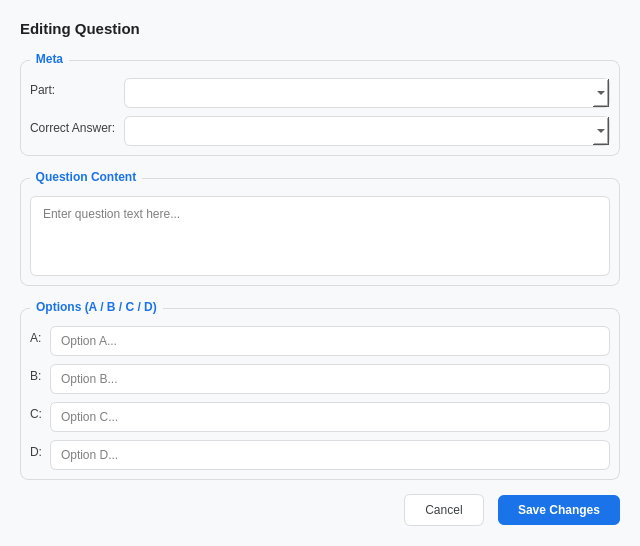
<?xml version="1.0" encoding="UTF-8"?>
<ui version="4.0">
 <class>EditQuestionDialog</class>
 <widget class="QDialog" name="EditQuestionDialog">
  <property name="geometry">
   <rect>
    <x>0</x>
    <y>0</y>
    <width>640</width>
    <height>520</height>
   </rect>
  </property>
  <property name="windowTitle">
   <string>Edit Question</string>
  </property>
  <property name="styleSheet">
   <string notr="true">QDialog { background-color: #f8f9fa; }
QLabel { font-size: 12px; color: #3c4043; }
QLineEdit, QTextEdit, QComboBox {
    border: 1px solid #dadce0;
    border-radius: 6px;
    padding: 6px 8px;
    font-size: 12px;
    background-color: white;
}
QLineEdit:focus, QTextEdit:focus, QComboBox:focus { border-color: #1a73e8; }
QGroupBox {
    font-weight: bold;
    font-size: 12px;
    color: #1a73e8;
    border: 1px solid #dadce0;
    border-radius: 8px;
    margin-top: 8px;
    padding-top: 8px;
}
QGroupBox::title {
    subcontrol-origin: margin;
    left: 10px;
    padding: 0 4px;
}
QPushButton#save_btn {
    background-color: #1a73e8;
    color: white;
    font-weight: bold;
    border-radius: 6px;
    padding: 8px 20px;
    font-size: 12px;
}
QPushButton#save_btn:hover { background-color: #1558b0; }
QPushButton#cancel_btn {
    background-color: white;
    color: #3c4043;
    border: 1px solid #dadce0;
    border-radius: 6px;
    padding: 8px 20px;
    font-size: 12px;
}
QPushButton#cancel_btn:hover { background-color: #f1f3f4; }</string>
  </property>
  <layout class="QVBoxLayout" name="main_layout">
   <property name="spacing">
    <number>14</number>
   </property>
   <property name="leftMargin">
    <number>20</number>
   </property>
   <property name="topMargin">
    <number>20</number>
   </property>
   <property name="rightMargin">
    <number>20</number>
   </property>
   <property name="bottomMargin">
    <number>20</number>
   </property>
   <item>
    <widget class="QLabel" name="header_label">
     <property name="styleSheet">
      <string notr="true">font-size: 15px; font-weight: bold; color: #202124;</string>
     </property>
     <property name="text">
      <string>Editing Question</string>
     </property>
    </widget>
   </item>
   <item>
    <widget class="QGroupBox" name="meta_group">
     <property name="title">
      <string>Meta</string>
     </property>
     <layout class="QFormLayout" name="meta_form">
      <property name="spacing">
       <number>8</number>
      </property>
      <item row="0" column="0">
       <widget class="QLabel" name="part_label">
        <property name="text">
         <string>Part:</string>
        </property>
       </widget>
      </item>
      <item row="0" column="1">
       <widget class="QComboBox" name="part_combo"/>
      </item>
      <item row="1" column="0">
       <widget class="QLabel" name="answer_label">
        <property name="text">
         <string>Correct Answer:</string>
        </property>
       </widget>
      </item>
      <item row="1" column="1">
       <widget class="QComboBox" name="answer_combo"/>
      </item>
     </layout>
    </widget>
   </item>
   <item>
    <widget class="QGroupBox" name="content_group">
     <property name="title">
      <string>Question Content</string>
     </property>
     <layout class="QVBoxLayout" name="content_layout">
      <item>
       <widget class="QTextEdit" name="content_edit">
        <property name="minimumSize">
         <size>
          <width>0</width>
          <height>80</height>
         </size>
        </property>
        <property name="maximumSize">
         <size>
          <width>16777215</width>
          <height>80</height>
         </size>
        </property>
        <property name="placeholderText">
         <string>Enter question text here...</string>
        </property>
       </widget>
      </item>
     </layout>
    </widget>
   </item>
   <item>
    <widget class="QGroupBox" name="options_group">
     <property name="title">
      <string>Options (A / B / C / D)</string>
     </property>
     <layout class="QFormLayout" name="options_form">
      <property name="spacing">
       <number>8</number>
      </property>
      <item row="0" column="0">
       <widget class="QLabel" name="option_a_label">
        <property name="text">
         <string>A:</string>
        </property>
       </widget>
      </item>
      <item row="0" column="1">
       <widget class="QLineEdit" name="option_a_edit">
        <property name="placeholderText">
         <string>Option A...</string>
        </property>
       </widget>
      </item>
      <item row="1" column="0">
       <widget class="QLabel" name="option_b_label">
        <property name="text">
         <string>B:</string>
        </property>
       </widget>
      </item>
      <item row="1" column="1">
       <widget class="QLineEdit" name="option_b_edit">
        <property name="placeholderText">
         <string>Option B...</string>
        </property>
       </widget>
      </item>
      <item row="2" column="0">
       <widget class="QLabel" name="option_c_label">
        <property name="text">
         <string>C:</string>
        </property>
       </widget>
      </item>
      <item row="2" column="1">
       <widget class="QLineEdit" name="option_c_edit">
        <property name="placeholderText">
         <string>Option C...</string>
        </property>
       </widget>
      </item>
      <item row="3" column="0">
       <widget class="QLabel" name="option_d_label">
        <property name="text">
         <string>D:</string>
        </property>
       </widget>
      </item>
      <item row="3" column="1">
       <widget class="QLineEdit" name="option_d_edit">
        <property name="placeholderText">
         <string>Option D...</string>
        </property>
       </widget>
      </item>
     </layout>
    </widget>
   </item>
   <item>
    <layout class="QHBoxLayout" name="button_layout">
     <item>
      <spacer name="button_spacer">
       <property name="orientation">
        <enum>Qt::Orientation::Horizontal</enum>
       </property>
       <property name="sizeHint" stdset="0">
        <size>
         <width>40</width>
         <height>20</height>
        </size>
       </property>
      </spacer>
     </item>
     <item>
      <widget class="QPushButton" name="cancel_btn">
       <property name="text">
        <string>Cancel</string>
       </property>
      </widget>
     </item>
     <item>
      <widget class="QPushButton" name="save_btn">
       <property name="text">
        <string>Save Changes</string>
       </property>
      </widget>
     </item>
    </layout>
   </item>
  </layout>
 </widget>
 <resources/>
 <connections/>
</ui>
